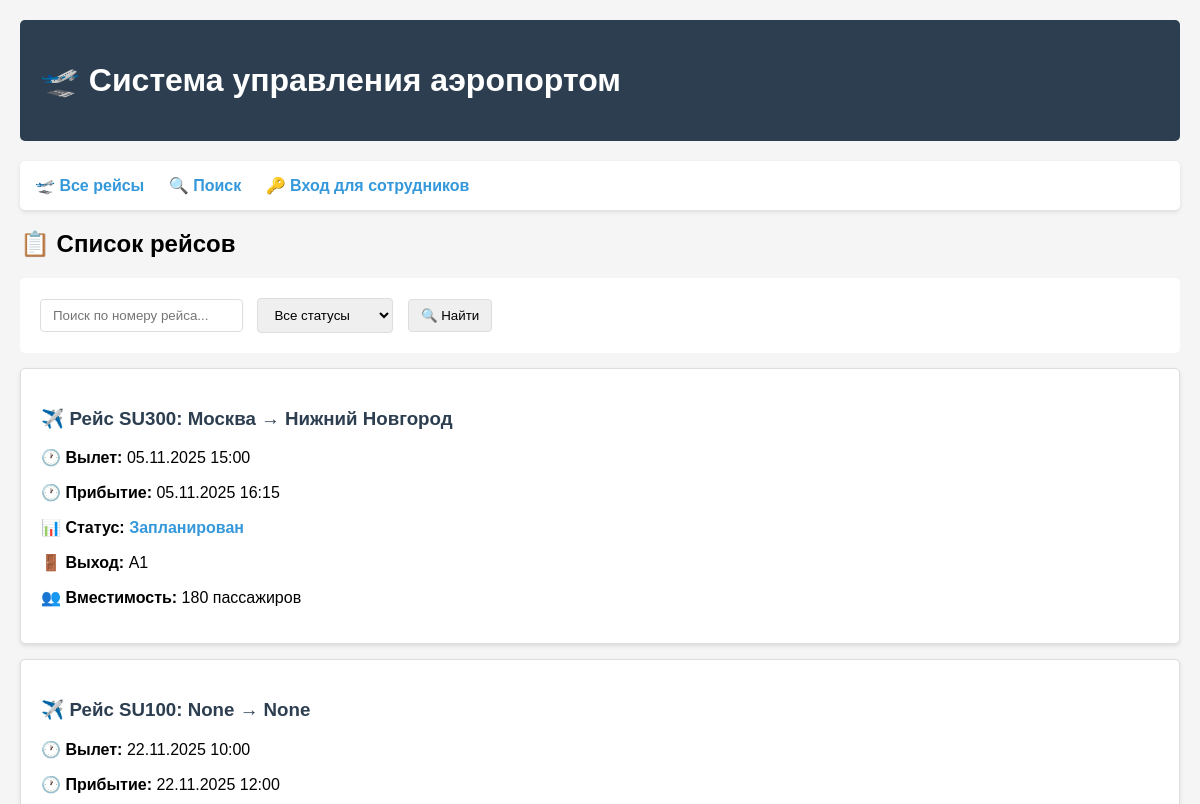
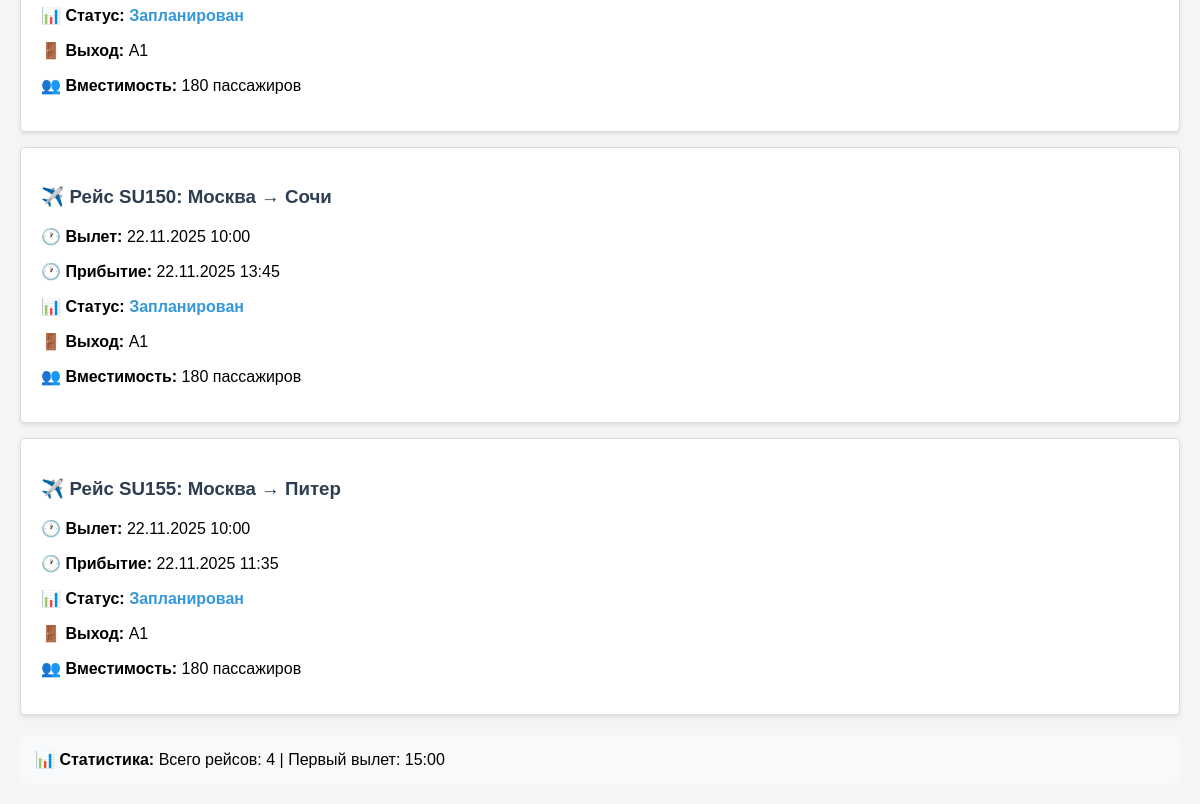
/, run on an earlier commit of the app's database (2 pictures, top to bottom).
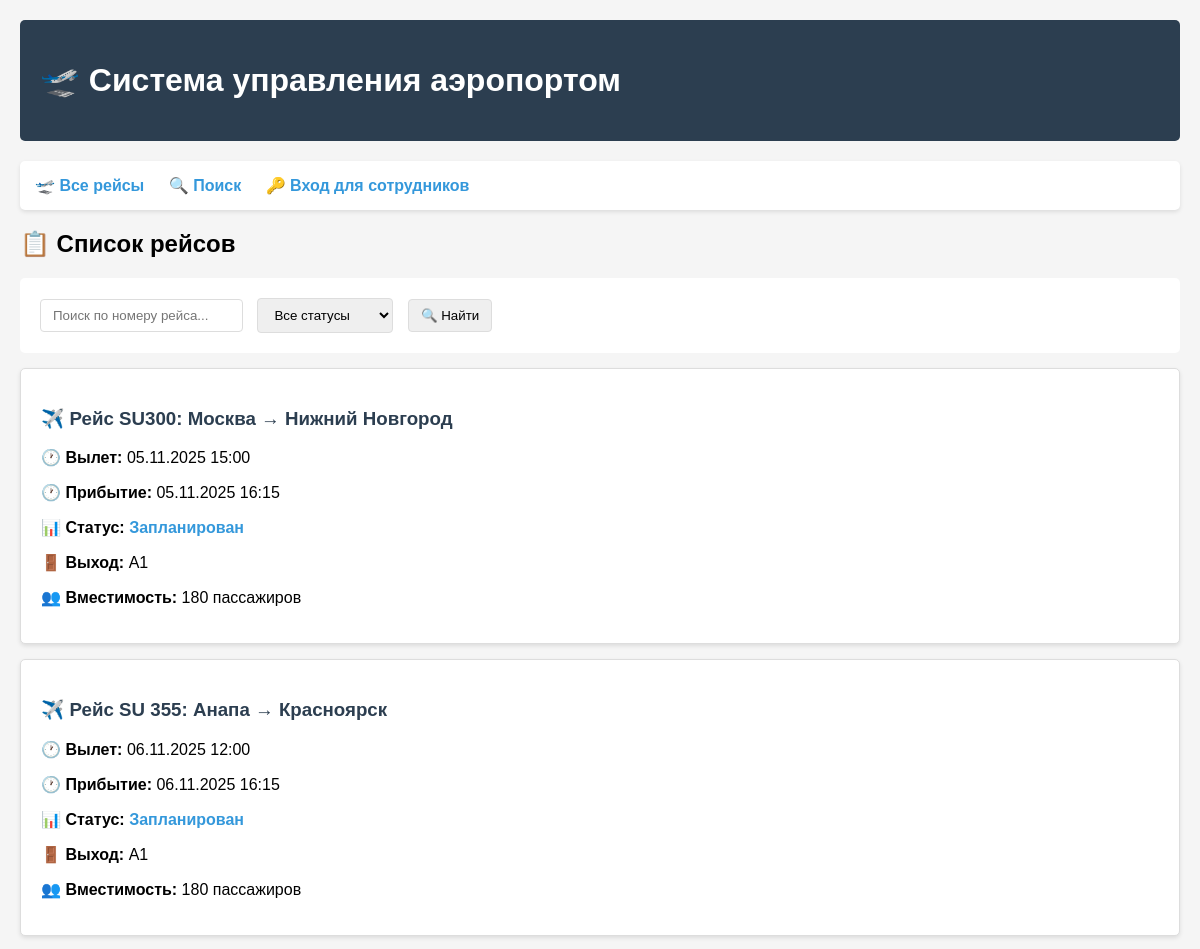
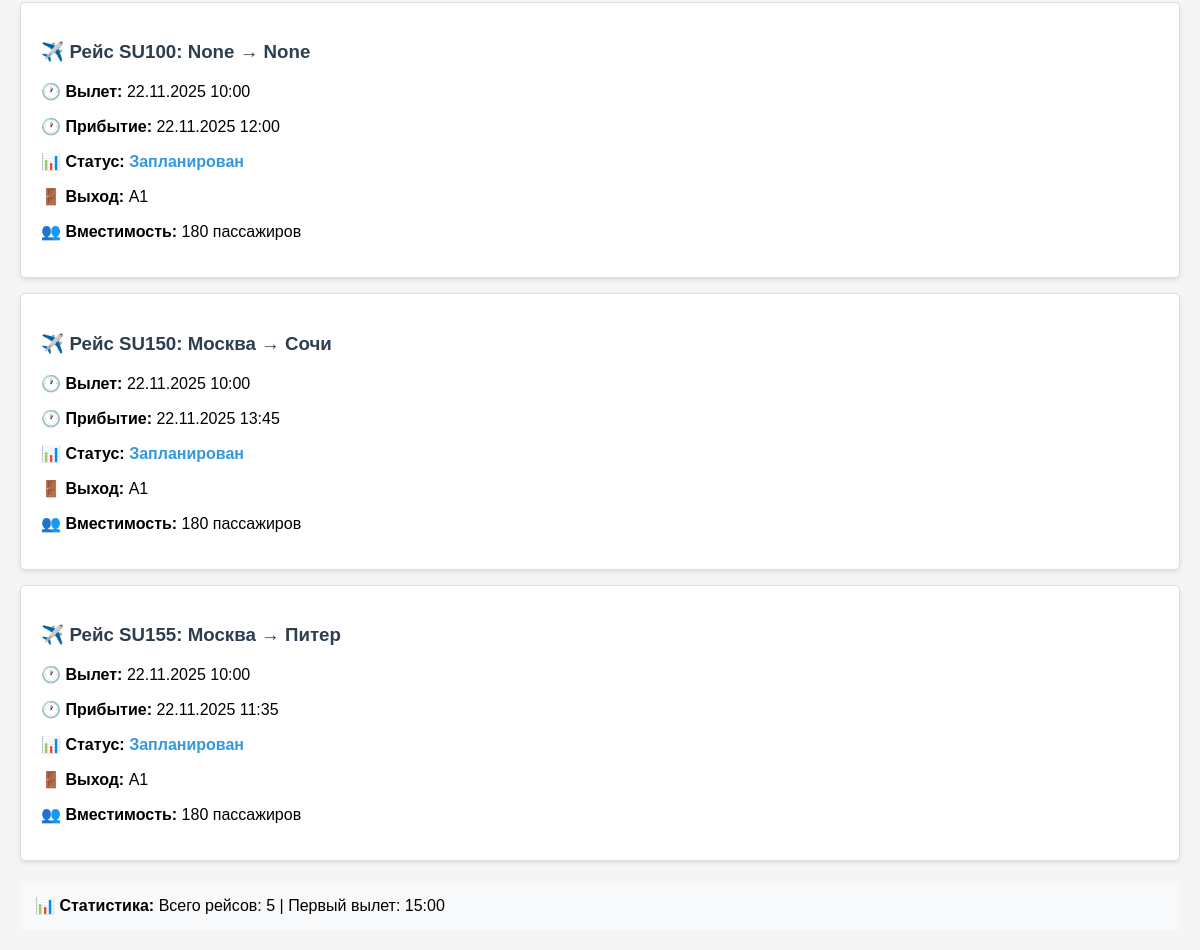
And on a later commit of the database (2 pictures, top to bottom).
### flights/models.py (models this page shows, shortened)
class Flight(models.Model):
    STATUS_CHOICES = [
        ('scheduled', 'Запланирован'),
        ('boarding', 'Посадка'),
        ('departed', 'Вылетел'),
        ('landed', 'Приземлился'),
        ('cancelled', 'Отменен'),
    ]
    number = models.CharField(max_length=10, unique=True, verbose_name="Номер рейса")
    departure_city = models.CharField(max_length=100, verbose_name="Город вылета", blank=True, null=True)
    destination_city = models.CharField(max_length=100, verbose_name="Город назначения", blank=True, null=True)
    departure_time = models.DateTimeField(verbose_name="Время вылета")
    arrival_time = models.DateTimeField(verbose_name="Время прибытия")
    gate = models.CharField(max_length=10, verbose_name="Выход", default="A1")
    status = models.CharField(max_length=20, choices=STATUS_CHOICES, default='scheduled', verbose_name="Статус")
    capacity = models.IntegerField(default=180, verbose_name="Вместимость")
    class Meta:
        verbose_name = "Рейс"
        verbose_name_plural = "Рейсы"
        ordering = ['departure_time']  # Сортировка по времени вылета

### flights/views.py (the view)
# urls.py: path('', views.flight_list, name='flight_list'),
def flight_list(request):
    flights = Flight.objects.all().order_by('departure_time')
    search_query = request.GET.get('search', '')
    if search_query:
        flights = flights.filter(number__icontains=search_query)
    status_filter = request.GET.get('status', '')
    if status_filter:
        flights = flights.filter(status=status_filter)
    context = {
        'flights': flights,
        'search_query': search_query,
        'status_filter': status_filter,
    }
    return render(request, 'flights/flight_list.html', context)

### flights/templates/flights/flight_list.html (shortened to what this page needs)
{% extends 'flights/base.html' %}
{% block content %}
<h2>📋 Список рейсов</h2>
<form method="get" style="background: white; padding: 15px; border-radius: 5px;">
    <input type="text" name="search" placeholder="Поиск по номеру рейса..." value="{{ search_query }}">
    <select name="status">
        <option value="">Все статусы</option>
    </select>
    <button type="submit">🔍 Найти</button>
</form>
{% if flights %}
    {% for flight in flights %}
    <div class="flight-item">
        <h3>
            <a href="{% url 'flights:flight_detail' flight.id %}" style="text-decoration: none; color: #2c3e50;">
                ✈️ Рейс {{ flight.number }}: {{ flight.departure_city }} → {{ flight.destination_city }}
            </a>
        </h3>
        <p><strong>🕐 Вылет:</strong> {{ flight.departure_time|date:"d.m.Y H:i" }}</p>
        <p><strong>🕐 Прибытие:</strong> {{ flight.arrival_time|date:"d.m.Y H:i" }}</p>
        <p><strong>📊 Статус:</strong>
            <span class="status-{{ flight.status }}">
                {{ flight.get_status_display }}
            </span>
        </p>
        <p><strong>🚪 Выход:</strong> {{ flight.gate }}</p>
        <p><strong>👥 Вместимость:</strong> {{ flight.capacity }} пассажиров</p>
    </div>
    {% endfor %}
{% endif %}
{% if flights %}
<div style="background: #f8f9fa; padding: 15px; border-radius: 5px; margin-top: 20px;">
    <strong>📊 Статистика:</strong>
    Всего рейсов: {{ flights|length }}
    {% if flights|length > 0 %}
        | Первый вылет: {{ flights.0.departure_time|date:"H:i" }}
    {% endif %}
</div>
{% endif %}
{% endblock %}

What changed in the data, as far as the page shows it:
added Flight: number "SU 355", departure_city "Анапа", destination_city "Красноярск", departure_time "06.11.2025 12:00", arrival_time "06.11.2025 16:15", status "Запланирован", gate "A1", capacity "180"
Also different on the page:
{{ flights|length }}: "4" → "5"
